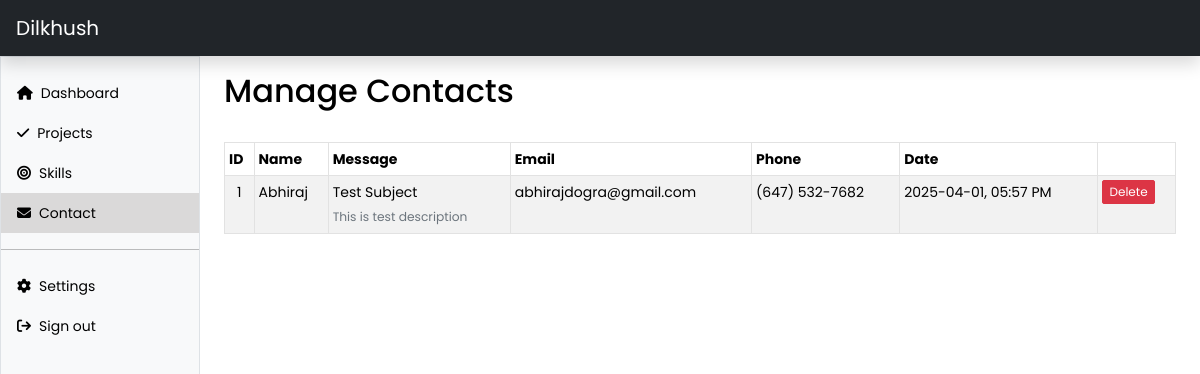
/admin/contact.php (signed in), run on an earlier commit of the app's database.
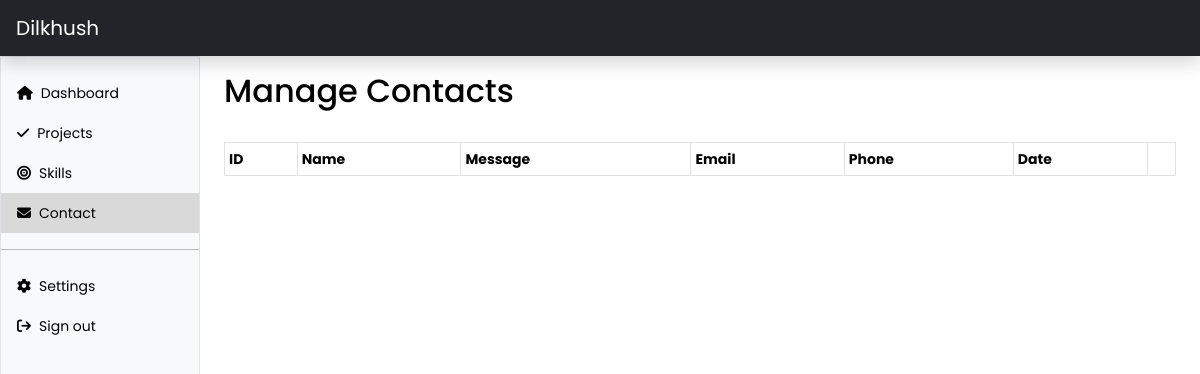
And on a later commit of the database.
### tables this page shows
CREATE TABLE `contact_us` (
  `id` int(11) NOT NULL,
  `name` varchar(50) DEFAULT NULL,
  `email` varchar(100) DEFAULT NULL,
  `phone` varchar(20) DEFAULT NULL,
  `subject` varchar(100) DEFAULT NULL,
  `message` longtext DEFAULT NULL,
  `created_at` datetime NOT NULL DEFAULT current_timestamp()
);

### admin/contact.php (the view, shortened to what this page needs)
<?php
include( '../config/config.php' );
include( 'includes/header.php' );
$query = 'SELECT *
  FROM contact_us
  ORDER BY id DESC';
$result = mysqli_query( $connect, $query );
?>
<main class="col-md-9 ms-sm-auto col-lg-10 px-md-4" id="main-admin">
  <div class="d-flex justify-content-between flex-wrap flex-md-nowrap align-items-center pt-3 pb-2 mb-3">
    <h1 class="h2">Manage Contacts</h1>
  </div>
  <div class="table-responsive">
    <table class="table table-striped table-sm">
      <thead>
        <tr>
          <th align="center">ID</th>
          <th align="left">Name</th>
          <th align="center">Message</th>
          <th align="center">Email</th>
          <th align="center">Phone</th>
          <th align="center">Date</th>
          <th></th>
        </tr>
      </thead>
      <tbody>
        <?php while( $record = mysqli_fetch_assoc( $result ) ): ?>
          <tr>
            <td align="center"><?php echo $record['id']; ?></td>
            <td style="white-space: nowrap;"><?php echo htmlentities( $record['name'] ); ?></td>
            <td align="left">
              <?php echo htmlentities( $record['subject'] ); ?>
              <div>
                <small class="text-secondary"><?php echo $record['message']; ?></small>
              </div>
            </td>
            <td><?php echo $record['email']; ?></td>
            <td style="white-space: nowrap;"><?php echo htmlentities( $record['phone'] ); ?></td>
            <td style="white-space: nowrap;"><?php echo date('Y-m-d,  h:i A', strtotime($record['created_at']) ); ?></td>
            <td align="center">
              <div class="d-flex">
                <a href="contact.php?delete=<?php echo $record['id']; ?>" onclick="javascript:confirm('Are you sure you want to delete this contact?');" class="btn btn-xs btn-danger">Delete</i></a>
              </div>
            </td>
          </tr>
        <?php endwhile; ?>
      </tbody>
    </table>
  </div>
</main>
<?php
include( 'includes/footer.php' );
?>

What changed in the data, as far as the page shows it:
removed contact_us: id "1", name "Abhiraj", subject "Test Subject", message "This is test description", email "abhirajdogra@gmail.com", phone "(647) 532-7682", created_at "2025-04-01, 05:57 PM"
